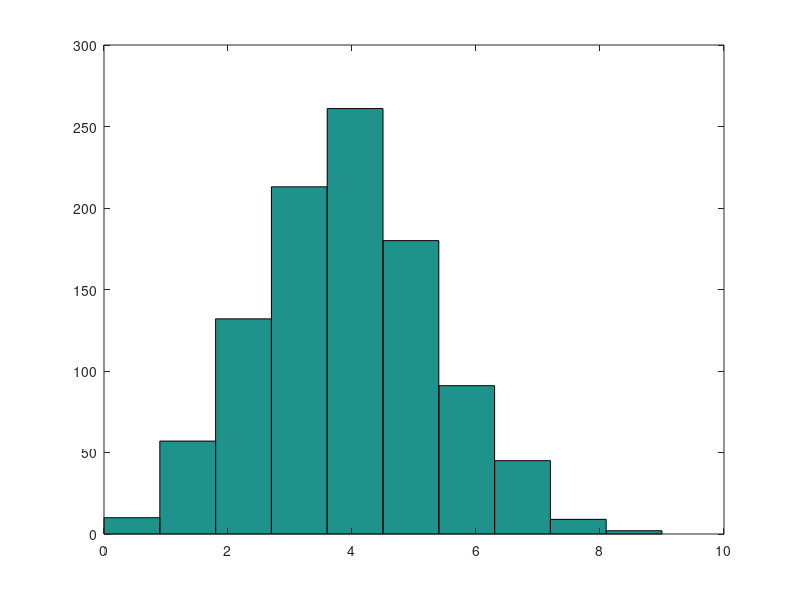

This figure's MATLAB source:
function ans = ex()
    % Gen 1000 nr cu binom
    X = binornd(10, 0.4, 1, 1000);
    % hist frecv absolute
    hist(X);
    % prob teoretica ca nr generate sa fie mai mici decat 7
    p = binocdf(7, 10, 0.4);
    printf("Probabilitatea ca un nr sa fie mai mic decat 7 este %f\n", p);
    % estimareprob ca nr generate sa fie >=5 <=9
    est = sum(X >= 5 & X <= 9) / 1000;
    printf("Estimarea probabilitatii ca un nr sa fie >=5 si <=9 este %f\n", est);

    % estimare val medie (mean) si abaterea std (std dev) pt nr generate
    printf("Estimarea valorii medii este %f\n", mean(X));
    printf("Estimarea abaterii standard este %f\n", std(X));
endfunction